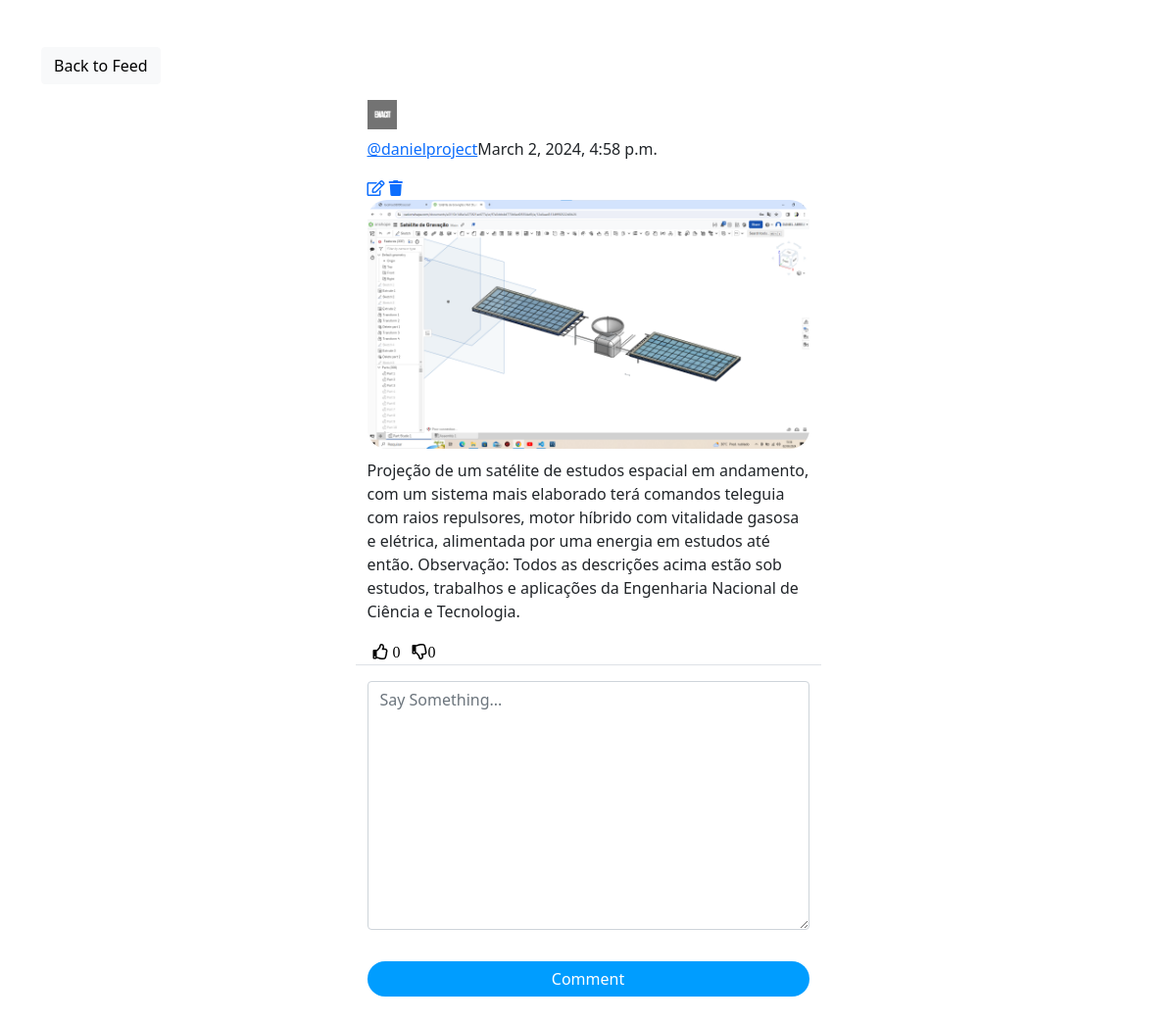
Page /social/post/71/ (signed in) on the committed database.
### social/models.py (models this page shows)
class Post(models.Model):
    body = models.TextField()
    image = models.ImageField(upload_to='uploads/post_photos', blank=True, null=True)
    created_on = models.DateTimeField(default=timezone.now)
    author = models.ForeignKey(User, on_delete=models.CASCADE)
    likes = models.ManyToManyField(User, blank=True, related_name='likes')
    dislikes = models.ManyToManyField(User, blank=True, related_name='dislikes')

class UserProfile(models.Model):
    user = models.OneToOneField(User, primary_key=True, verbose_name='user', related_name='profile', on_delete=models.CASCADE)
    name = models.CharField(max_length=30, blank=True, null=True)
    bio = models.TextField(max_length=500, blank=True, null=True)
    birth_date = models.DateField(null=True, blank=True)
    location = models.CharField(max_length=100, blank=True, null=True)
    picture = models.ImageField(upload_to='uploads/profile_pictures', default='uploads/profile_pictures/default.png', blank=True)
    followers = models.ManyToManyField(User, blank=True, related_name='followers')

### social/views.py (the view, shortened to what this page needs)
# urls.py: path('post/<int:pk>/', PostDetailView.as_view(), name='post-detail'),
class PostDetailView(LoginRequiredMixin, View):
    def get(self, request, pk, *args, **kwargs):
        post = Post.objects.get(pk=pk)
        form = CommentForm()
        comments = Comment.objects.filter(post=post).order_by('-created_on')
        context = {
            'post': post,
            'form': form,
            'comments': comments,
        }
        return render(request, 'social/post_detail.html', context)

### social/forms.py
class CommentForm(forms.ModelForm):
    comment = forms.CharField(
        label='',
        widget=forms.Textarea(attrs={
            'row': '3',
            'placeholder': 'Say Something...' }))
    class Meta:
        model = Comment
        fields = ['comment']

### social/templates/social/post_detail.html (shortened to what this page needs)
{% extends 'base.html' %}
{% load crispy_forms_tags %}
{% load static %}
{% block content %}
<div class="container">
    <div class="row mt-5">
        <div class="col-md-5 col-sm-6">
           <a href="{% url 'post-list' %}" class="btn btn-light">Back to Feed</a>
        </div>
    </div>
    <div class="row justify-content-center mt-3">
        <div class="col-md-5 col-sm-12 border-bottom">
                <div>
                    <a href="{% url 'profile' post.author.profile.pk %}">
                        <img class="round-circle post-img" height="30" width="30" src="{{ post.author.profile.picture.url }}" />
                    </a>
                    <p class="post-text" style="padding-top: 0.5rem;">
                        <a class="text-primary post-link" href="{% url 'profile' post.author.profile.pk %}">@{{post.author }}</a>{{ post.created_on }}
                    </p>
                </div>
                {% if request.user == post.author %}
                    <a href="{% url 'post-edit' post.pk %}" class="edit-color"><i class="far fa-edit"></i></a>
                    <a href="{% url 'post-delete' post.pk %}" class="edit-color"><i class="fas fa-trash"></i></a>
                {% endif %}
                {% if post.image %}
                    <img src="{{ post.image.url }}" class="post-image" style="max-width: 100%; height: auto; border-radius: 20px; margin-bottom: 10px; " />
                {% endif %}
            <p>{{ post.body }}</p>
            <div class="d-flex flex-row">
                <form method="POST" action="{% url 'like' post.pk %}">
                    <button class="remove-default-btn" type="submit" style="background-color: transparent; border: none; box-shadow: none; ">
                        <i class="far fa-thumbs-up"> <span>{{ post.likes.all.count}}</span></i>
                    </button>
                </form>
                <form method="POST" action="{% url 'dislike' post.pk %}">
                    <button class="remove-default-btn" type="submit"  style="background-color: transparent; border: none; box-shadow: none; ">
                        <i class="far fa-thumbs-down"><span>{{ post.dislikes.all.count }}</span></i>
                    </button>
                </form>
        </div>
        </div>
    </div>
    <div class="row justify-content-center mt-3 mb-5">
        <div class="col-md-5 col-sm-12">
           <form method="POST">
               {{ form | crispy }}
               <div class="d-grid gap-2">
                   <button class="btn btn-success mt-3" style="background-color: #009dff ;  border: none; border-radius: 20px;">Comment</button>
               </div>
           </form>
        </div>
    </div>
</div>
{% endblock content %}

### rows in the picture
Post: author.profile.picture (picture), author "danielproject", created_on "March 2, 2024, 4:58 p.m.", image (picture), body "Projeção de um satélite de estudos espacial em andamento, com um sistema mais elaborado terá comandos teleguia com raios repulsores, motor híbrido com vitalidade gasosa e elétrica, alimentada por uma energia em estudos até então. Observação: Todos as descrições acima estão sob estudos, trabalhos e aplicações da Engenharia Nacional de Ciência e Tecnologia.", likes.all.count "0", dislikes.all.count "0"
